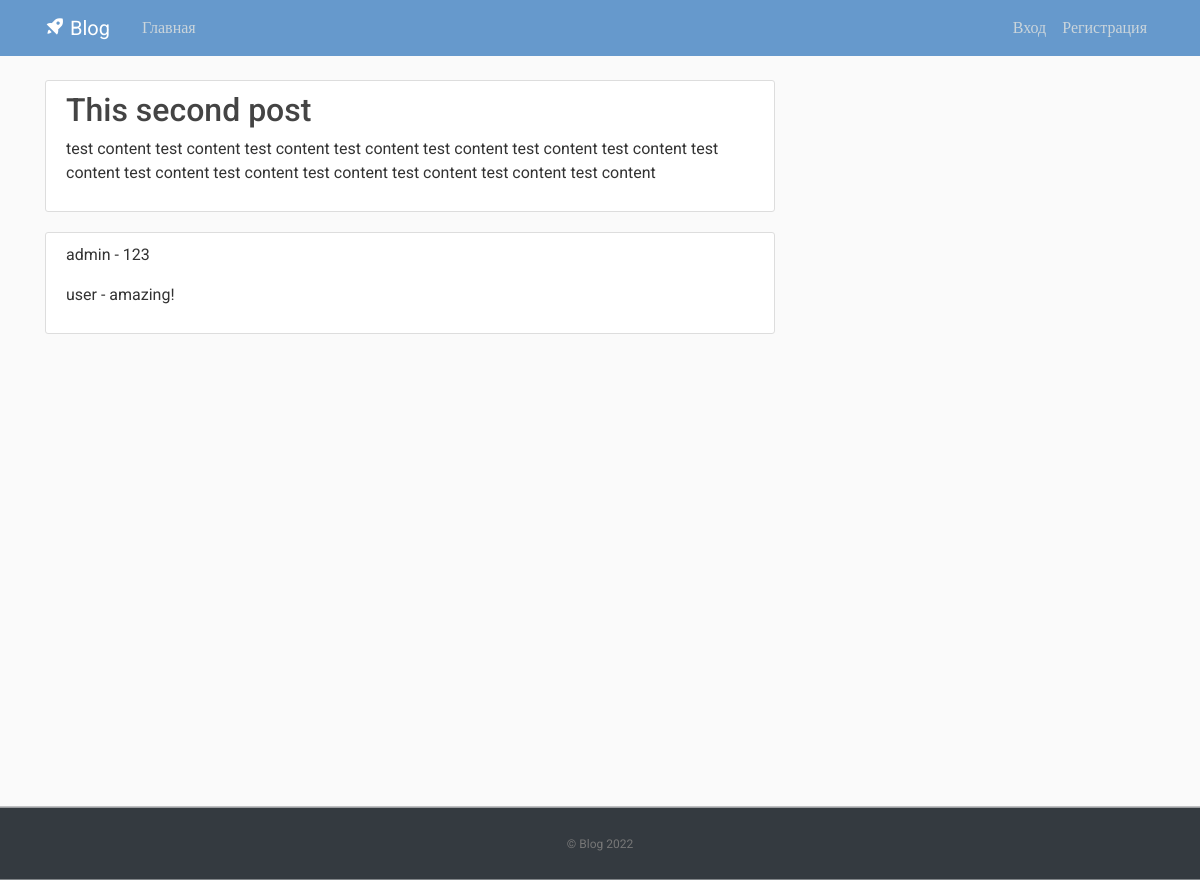
/post/1, run on the app's committed database.
### app_blog/models.py (models this page shows, shortened)
class Post(models.Model):
    title = models.CharField(max_length=200)
    author = models.ForeignKey(
        'auth.User',
        on_delete=models.CASCADE,
    )
    content = models.TextField()
    date_posted = models.DateField(auto_now=True)

class Comment(models.Model):
    post = models.ForeignKey(Post, related_name='comments', on_delete=models.CASCADE, null=True)
    author = models.ForeignKey('auth.User', related_name='author', on_delete=models.CASCADE, null=True)
    content = models.TextField("Комментарий")
    date_posted = models.DateField(auto_now=True)

### app_blog/views.py (the view, shortened to what this page needs)
# urls.py: path('post/<int:post_id>', views.post_by_id),
def post(request, post_id):
    d = {}
    post_obj = None
    comments = None
    comment_form = CommentForm()
    if request.method == 'GET':
        try:
            post_obj = Post.objects.get(id=post_id)
            comments = Comment.objects.filter(post_id=post_id)
        except Exception as ex:
            assert ex
        d["comment_form"] = comment_form
    d["post"] = post_obj
    d["comments"] = comments
    return render(request, 'post/post.html', context=d)

### templates/post/post.html (shortened to what this page needs)
{% extends "blog/base.html" %}
{% load crispy_forms_tags %}
{% block content %}
<article class="media content-section">
    <div class="media-body">
        <h2><a class="article-title">{{ post.title }}</a></h2>
        <p class="article-content">{{ post.content }}</p>
    </div>
</article>
<article class="media content-section">
    <div class="media-body">
        {% for comment in comments %}
        <p class="article-content"> {{ comment.author }} - {{comment.content }}</p>
        {% endfor %}
</article>
{% endblock content %}

### static/blog/main.css (style rules this page uses)
﻿body, html { width:100%; height:100% }
body { margin:0; padding:0; background: #fafafa; color: #333333; margin-top: 5rem; font-family:Roboto; }
h1, h2, h3, h4, h5, h6 { color: #444444; }
.content-section { background: #ffffff; padding: 10px 20px; border: 1px solid #dddddd; border-radius: 3px; margin-bottom: 20px; }
.article-title { color: #444444; }
.article-content { white-space: pre-line; }

### data on the page
Post: title "This second post", content "test content test content test content test content test content test content test content test content test content test content test content test content test content test content"
Comment: author "admin", content "123"
Comment: author "user", content "amazing!"
